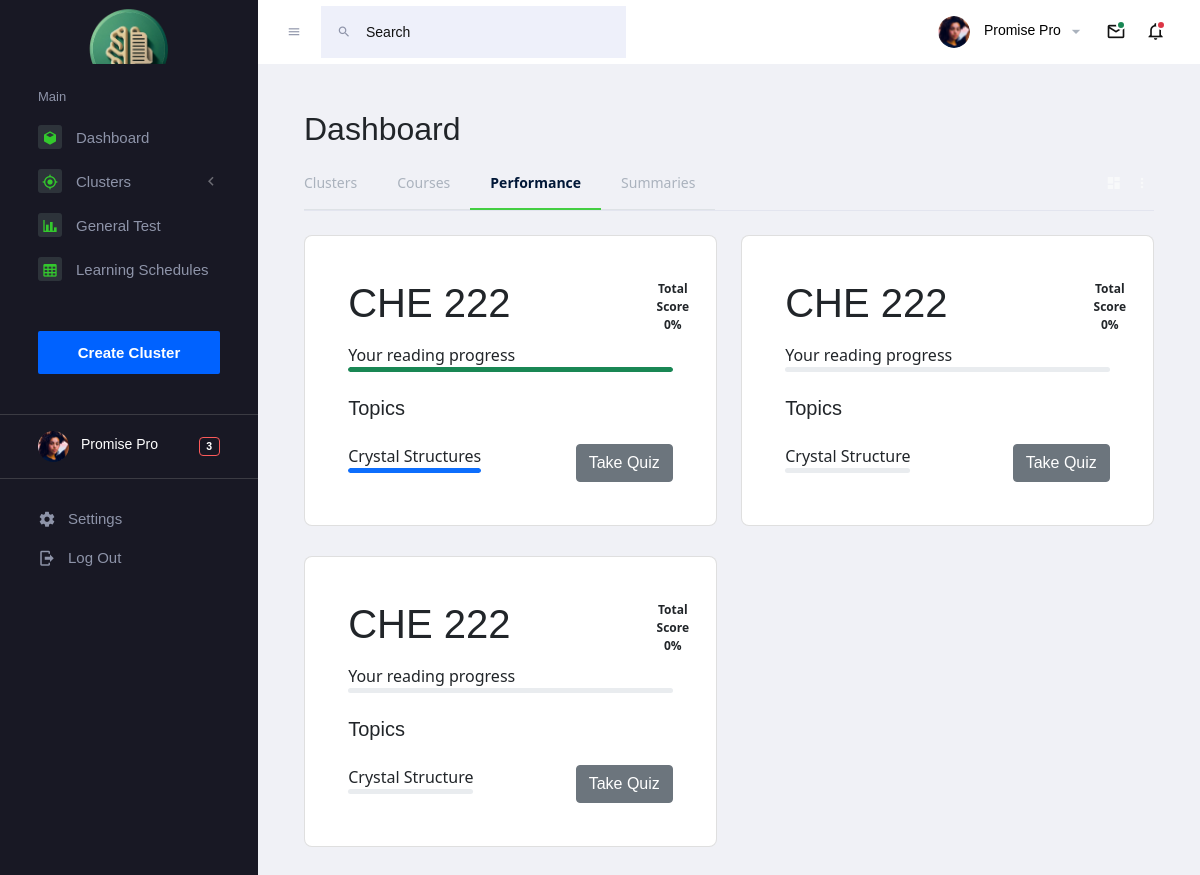
Page /performances (signed in) on the committed database.
### main/models/models.py (models this page shows)
class Performance(db.Model):
    id = db.Column(db.String(36), primary_key=True, default=lambda: str(uuid.uuid4()))
    score = db.Column(db.Integer, default=0)
    average = db.Column(db.Integer, default=0)
    progress = db.Column(db.Integer, default=0)
    user_id = db.Column(db.String(36), db.ForeignKey('user.id'), nullable=False)
    user = db.relationship('User', backref='performances', lazy=True)
    course_id = db.Column(db.String(36), db.ForeignKey('course.id'), nullable=False)
    course = db.relationship('Course', backref='performances', lazy=True)

class Course(db.Model):
    id = db.Column(db.String(36), primary_key=True, default=lambda: str(uuid.uuid4()))
    course_name = db.Column(db.String(125))
    url = db.Column(db.String(125))
    no_of_topics = db.Column(db.Integer)
    group_id = db.Column(db.String(36), db.ForeignKey('group.id'), nullable=False)
    group = db.relationship('Group', backref='courses', lazy=True)

class Topic(db.Model):
    id = db.Column(db.String(36), primary_key=True, default=lambda: str(uuid.uuid4()))
    name = db.Column(db.String(50))
    course_id = db.Column(db.String(36), db.ForeignKey('course.id'), nullable=False)
    course = db.relationship('Course', backref='topics', lazy=True)

### main/routes/course/course.py (the view)
@croute_bp.route('/performances', methods=['GET'])
def show_performances():
    user = None
    if "user" in session:
        user = session["user"]
        print("user-id", user.id)
        user = User.query.get_or_404(user.id)
        print(user)
    else:
        flash('User needs authentication to perform this action', 'warning')
        return redirect('/login-user')
    performances = Performance.query.filter_by(user_id=user.id).all()
    return render_template('performance.html', user=user, performances=performances)

### main/templates/performance.html (shortened to what this page needs)
{% extends 'base.html' %}
{% block tags %}
<ul class="nav nav-tabs tab-transparent" role="tablist">
    <li class="nav-item">
      <a class="nav-link" id="home-tab"  href="/groups/{{user.id}}">Clusters</a>
    </li>
    <li class="nav-item">
      <a class="nav-link" id="business-tab" href="#">Courses</a>
    </li>
    <li class="nav-item">
      <a class="nav-link active" id="performance-tab" href="#">Performance</a>
    </li>
    <li class="nav-item">
      <a class="nav-link" id="conversion-tab" href="#">Summaries</a>
    </li>
</ul>
{% endblock %}
{% block content%}
<div class="row">
{% if performances%}
{% for performance in performances %}
<div class="col-xl-6 col-lg-6 col-sm-6 grid-margin stretch-card">
  <div class="card">
      <div class="card-body">
          <div class="d-flex justify-content-between align-items-center">
              <div>
                  <h1 class="mb-2 text-dark">{{performance.course.course_name}}</h1>
                </div>
                <div class="dashboard-progress dashboard-progress-3 d-flex align-items-center justify-content-center item-parent" data-performance-id="{{ performance.id }}" data-progress="{{ performance.score }}">
                    <span class="absolute-center">Total Score <div>{{performance.score}}%</div></span>
                </div>
            </div>
            <span>Your reading progress</span>
            <div class="progress">
              <div class="progress-bar bg-success" role="progressbar" style="width: {{performance.progress}}%" aria-valuenow="75" aria-valuemin="0" aria-valuemax="100"></div>
            </div>
            <h5 class="mt-4 text-dark">Topics</h5>
          <div class="d-flex justify-content-between mt-4">
            {% for topic in performance.course.topics %}
            <div>
                <span>{{topic.name}}</span>
                <div class="progress">
                  <div class="progress-bar bg-primary" role="progressbar" style="width: {{performance.progress}}%" aria-valuenow="75" aria-valuemin="0" aria-valuemax="100"></div>
                </div>
            </div>
            {% endfor %}
            <button class="btn btn-secondary" data-toggle="modal" data-target="#setpractice-{{performance.progress}}" data-courseid="{{performance.id}}">Take Quiz</button>
          </div>
        </div>
  </div>
</div>
{% endfor %}
{% endif %}
  {% endblock content%}

### main/templates/base.html (style rules this page uses)
.progress { height: 5px; }

### rows in the picture
Performance: course.course_name "CHE 222", score "0", progress 100 (drawn)
Topic: name "Crystal Structures", {{ performance.progress }} 100 (drawn)
Performance: course.course_name "CHE 222", score "0"
Topic: name "Crystal Structure"
Performance: course.course_name "CHE 222", score "0"
Topic: name "Crystal Structure"
